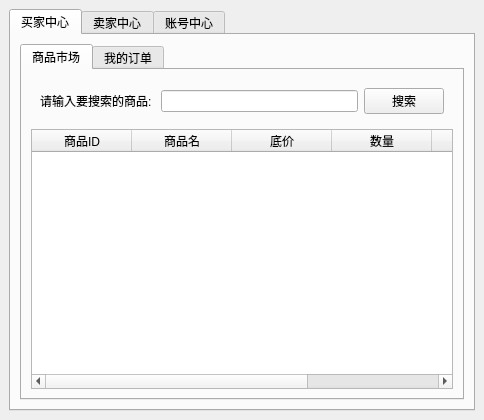
<?xml version="1.0" encoding="UTF-8"?>
<ui version="4.0">
 <class>UserCenter</class>
 <widget class="QMainWindow" name="UserCenter">
  <property name="geometry">
   <rect>
    <x>0</x>
    <y>0</y>
    <width>484</width>
    <height>412</height>
   </rect>
  </property>
  <property name="windowTitle">
   <string>MainWindow</string>
  </property>
  <widget class="QWidget" name="centralwidget">
   <layout class="QVBoxLayout" name="verticalLayout_2">
    <item>
     <widget class="QTabWidget" name="tabWidget">
      <property name="currentIndex">
       <number>0</number>
      </property>
      <widget class="QWidget" name="BuyerCenter">
       <attribute name="title">
        <string>买家中心</string>
       </attribute>
       <layout class="QVBoxLayout" name="verticalLayout">
        <item>
         <widget class="QTabWidget" name="tabWidget_2">
          <property name="currentIndex">
           <number>0</number>
          </property>
          <widget class="QWidget" name="tab_4">
           <attribute name="title">
            <string>商品市场</string>
           </attribute>
           <layout class="QVBoxLayout" name="verticalLayout_3">
            <item>
             <widget class="QWidget" name="widget" native="true">
              <layout class="QHBoxLayout" name="horizontalLayout">
               <item>
                <widget class="QLabel" name="label">
                 <property name="text">
                  <string>请输入要搜索的商品: </string>
                 </property>
                </widget>
               </item>
               <item>
                <widget class="QLineEdit" name="lineEdit_commoditySearch_b"/>
               </item>
               <item>
                <widget class="QPushButton" name="searchBtn_b">
                 <property name="text">
                  <string>搜索</string>
                 </property>
                </widget>
               </item>
              </layout>
             </widget>
            </item>
            <item>
             <widget class="QTableWidget" name="commodityTab_b">
              <property name="editTriggers">
               <set>QAbstractItemView::NoEditTriggers</set>
              </property>
              <property name="alternatingRowColors">
               <bool>true</bool>
              </property>
              <property name="selectionBehavior">
               <enum>QAbstractItemView::SelectRows</enum>
              </property>
              <property name="sortingEnabled">
               <bool>true</bool>
              </property>
              <column>
               <property name="text">
                <string>商品ID</string>
               </property>
              </column>
              <column>
               <property name="text">
                <string>商品名</string>
               </property>
              </column>
              <column>
               <property name="text">
                <string>底价</string>
               </property>
              </column>
              <column>
               <property name="text">
                <string>数量</string>
               </property>
              </column>
              <column>
               <property name="text">
                <string>发售日期</string>
               </property>
              </column>
              <column>
               <property name="text">
                <string>商品状态</string>
               </property>
              </column>
             </widget>
            </item>
           </layout>
          </widget>
          <widget class="QWidget" name="tab_5">
           <attribute name="title">
            <string>我的订单</string>
           </attribute>
           <layout class="QVBoxLayout" name="verticalLayout_4">
            <item>
             <widget class="QTableWidget" name="orderTab_b">
              <property name="editTriggers">
               <set>QAbstractItemView::NoEditTriggers</set>
              </property>
              <property name="alternatingRowColors">
               <bool>true</bool>
              </property>
              <property name="selectionBehavior">
               <enum>QAbstractItemView::SelectRows</enum>
              </property>
              <property name="sortingEnabled">
               <bool>true</bool>
              </property>
              <column>
               <property name="text">
                <string>订单ID</string>
               </property>
              </column>
              <column>
               <property name="text">
                <string>商品ID</string>
               </property>
              </column>
              <column>
               <property name="text">
                <string>卖家ID</string>
               </property>
              </column>
              <column>
               <property name="text">
                <string>买家ID</string>
               </property>
              </column>
              <column>
               <property name="text">
                <string>竞拍时间</string>
               </property>
              </column>
              <column>
               <property name="text">
                <string>竞拍价</string>
               </property>
              </column>
              <column>
               <property name="text">
                <string>订单状态</string>
               </property>
              </column>
             </widget>
            </item>
           </layout>
          </widget>
         </widget>
        </item>
       </layout>
      </widget>
      <widget class="QWidget" name="SellerCenter">
       <attribute name="title">
        <string>卖家中心</string>
       </attribute>
       <layout class="QVBoxLayout" name="verticalLayout_5">
        <item>
         <widget class="QTabWidget" name="tabWidget_3">
          <property name="currentIndex">
           <number>2</number>
          </property>
          <widget class="QWidget" name="tab_6">
           <attribute name="title">
            <string>我的商品</string>
           </attribute>
           <layout class="QVBoxLayout" name="verticalLayout_6">
            <item>
             <widget class="QWidget" name="widget_2" native="true">
              <layout class="QHBoxLayout" name="horizontalLayout_2">
               <item>
                <widget class="QLabel" name="label_8">
                 <property name="text">
                  <string>请输入要搜索的商品: </string>
                 </property>
                </widget>
               </item>
               <item>
                <widget class="QLineEdit" name="lineEdit_commoditySearch_s"/>
               </item>
               <item>
                <widget class="QPushButton" name="searchBtn_s">
                 <property name="text">
                  <string> 搜索</string>
                 </property>
                </widget>
               </item>
              </layout>
             </widget>
            </item>
            <item>
             <widget class="QTableWidget" name="commodityTab_s">
              <property name="alternatingRowColors">
               <bool>true</bool>
              </property>
              <property name="selectionBehavior">
               <enum>QAbstractItemView::SelectRows</enum>
              </property>
              <column>
               <property name="text">
                <string>商品ID</string>
               </property>
              </column>
              <column>
               <property name="text">
                <string>商品名</string>
               </property>
              </column>
              <column>
               <property name="text">
                <string>底价</string>
               </property>
              </column>
              <column>
               <property name="text">
                <string>数量</string>
               </property>
              </column>
              <column>
               <property name="text">
                <string>发售日期</string>
               </property>
              </column>
              <column>
               <property name="text">
                <string>商品状态</string>
               </property>
              </column>
             </widget>
            </item>
           </layout>
          </widget>
          <widget class="QWidget" name="tab_7">
           <attribute name="title">
            <string>订单列表</string>
           </attribute>
           <layout class="QVBoxLayout" name="verticalLayout_7">
            <item>
             <widget class="QTableWidget" name="orderTab_s">
              <property name="editTriggers">
               <set>QAbstractItemView::NoEditTriggers</set>
              </property>
              <property name="alternatingRowColors">
               <bool>true</bool>
              </property>
              <property name="selectionBehavior">
               <enum>QAbstractItemView::SelectRows</enum>
              </property>
              <column>
               <property name="text">
                <string>订单ID</string>
               </property>
              </column>
              <column>
               <property name="text">
                <string>商品ID</string>
               </property>
              </column>
              <column>
               <property name="text">
                <string>卖家ID</string>
               </property>
              </column>
              <column>
               <property name="text">
                <string>买家ID</string>
               </property>
              </column>
              <column>
               <property name="text">
                <string>竞拍时间</string>
               </property>
              </column>
              <column>
               <property name="text">
                <string>竞拍价</string>
               </property>
              </column>
              <column>
               <property name="text">
                <string>订单状态</string>
               </property>
              </column>
             </widget>
            </item>
           </layout>
          </widget>
          <widget class="QWidget" name="tab">
           <attribute name="title">
            <string>发布商品</string>
           </attribute>
           <layout class="QVBoxLayout" name="verticalLayout_8">
            <item>
             <widget class="QLabel" name="label_13">
              <property name="font">
               <font>
                <family>仿宋</family>
                <pointsize>15</pointsize>
               </font>
              </property>
              <property name="text">
               <string>请填写以下信息</string>
              </property>
              <property name="alignment">
               <set>Qt::AlignCenter</set>
              </property>
             </widget>
            </item>
            <item>
             <widget class="QWidget" name="widget_3" native="true">
              <layout class="QGridLayout" name="gridLayout_2">
               <item row="6" column="2">
                <widget class="QLineEdit" name="lineEdit_number"/>
               </item>
               <item row="2" column="3">
                <spacer name="horizontalSpacer_2">
                 <property name="orientation">
                  <enum>Qt::Horizontal</enum>
                 </property>
                 <property name="sizeHint" stdset="0">
                  <size>
                   <width>40</width>
                   <height>20</height>
                  </size>
                 </property>
                </spacer>
               </item>
               <item row="2" column="0">
                <spacer name="horizontalSpacer">
                 <property name="orientation">
                  <enum>Qt::Horizontal</enum>
                 </property>
                 <property name="sizeHint" stdset="0">
                  <size>
                   <width>40</width>
                   <height>20</height>
                  </size>
                 </property>
                </spacer>
               </item>
               <item row="3" column="2">
                <widget class="QLabel" name="label_dscrptCheck">
                 <property name="text">
                  <string>不超过200个英文字符</string>
                 </property>
                </widget>
               </item>
               <item row="4" column="1">
                <widget class="QLabel" name="label_11">
                 <property name="text">
                  <string>商品底价:</string>
                 </property>
                </widget>
               </item>
               <item row="6" column="1">
                <widget class="QLabel" name="label_12">
                 <property name="text">
                  <string>商品数量: </string>
                 </property>
                </widget>
               </item>
               <item row="0" column="2">
                <widget class="QLineEdit" name="lineEdit_commodityName"/>
               </item>
               <item row="4" column="2">
                <widget class="QLineEdit" name="lineEdit_floorPrice"/>
               </item>
               <item row="2" column="2">
                <widget class="QLineEdit" name="lineEdit_Description"/>
               </item>
               <item row="5" column="2">
                <widget class="QLabel" name="label_floorPriceCheck">
                 <property name="text">
                  <string>精确到小数点后1位</string>
                 </property>
                </widget>
               </item>
               <item row="0" column="1">
                <widget class="QLabel" name="label_9">
                 <property name="text">
                  <string>商品名:</string>
                 </property>
                </widget>
               </item>
               <item row="2" column="1">
                <widget class="QLabel" name="label_10">
                 <property name="text">
                  <string>商品简介: </string>
                 </property>
                </widget>
               </item>
               <item row="1" column="2">
                <widget class="QLabel" name="label_nameCheck">
                 <property name="inputMethodHints">
                  <set>Qt::ImhNone</set>
                 </property>
                 <property name="text">
                  <string>不超过20字符</string>
                 </property>
                </widget>
               </item>
               <item row="7" column="2">
                <widget class="QLabel" name="numberCheck">
                 <property name="text">
                  <string>正整数</string>
                 </property>
                </widget>
               </item>
              </layout>
             </widget>
            </item>
            <item>
             <widget class="QWidget" name="widget_4" native="true">
              <layout class="QHBoxLayout" name="horizontalLayout_3">
               <item>
                <spacer name="horizontalSpacer_3">
                 <property name="orientation">
                  <enum>Qt::Horizontal</enum>
                 </property>
                 <property name="sizeHint" stdset="0">
                  <size>
                   <width>40</width>
                   <height>20</height>
                  </size>
                 </property>
                </spacer>
               </item>
               <item>
                <widget class="QPushButton" name="pushButton_commodityAdd">
                 <property name="acceptDrops">
                  <bool>false</bool>
                 </property>
                 <property name="text">
                  <string> 确认添加</string>
                 </property>
                </widget>
               </item>
               <item>
                <spacer name="horizontalSpacer_4">
                 <property name="orientation">
                  <enum>Qt::Horizontal</enum>
                 </property>
                 <property name="sizeHint" stdset="0">
                  <size>
                   <width>40</width>
                   <height>20</height>
                  </size>
                 </property>
                </spacer>
               </item>
              </layout>
             </widget>
            </item>
           </layout>
          </widget>
         </widget>
        </item>
       </layout>
      </widget>
      <widget class="QWidget" name="accountCenter">
       <attribute name="title">
        <string>账号中心</string>
       </attribute>
       <layout class="QGridLayout" name="gridLayout">
        <item row="2" column="0">
         <widget class="QLabel" name="label_4">
          <property name="text">
           <string>用户密码: </string>
          </property>
         </widget>
        </item>
        <item row="2" column="3">
         <widget class="QPushButton" name="pushButton_userPwd">
          <property name="text">
           <string>修改</string>
          </property>
         </widget>
        </item>
        <item row="2" column="2">
         <widget class="QLineEdit" name="lineEdit_userPwd">
          <property name="echoMode">
           <enum>QLineEdit::PasswordEchoOnEdit</enum>
          </property>
         </widget>
        </item>
        <item row="4" column="0">
         <widget class="QLabel" name="label_6">
          <property name="text">
           <string> 地址:</string>
          </property>
         </widget>
        </item>
        <item row="3" column="0">
         <widget class="QLabel" name="label_5">
          <property name="text">
           <string>账户余额:</string>
          </property>
         </widget>
        </item>
        <item row="5" column="0">
         <widget class="QLabel" name="label_7">
          <property name="text">
           <string>联系电话: </string>
          </property>
         </widget>
        </item>
        <item row="4" column="2">
         <widget class="QLineEdit" name="lineEdit_address"/>
        </item>
        <item row="5" column="2">
         <widget class="QLineEdit" name="lineEdit_phoneNumber"/>
        </item>
        <item row="1" column="3">
         <widget class="QPushButton" name="pushButton_username">
          <property name="text">
           <string> 修改</string>
          </property>
         </widget>
        </item>
        <item row="5" column="3">
         <widget class="QPushButton" name="pushButton_phoneNumber">
          <property name="text">
           <string>修改</string>
          </property>
         </widget>
        </item>
        <item row="0" column="2">
         <widget class="QLineEdit" name="lineEdit_userID">
          <property name="readOnly">
           <bool>true</bool>
          </property>
         </widget>
        </item>
        <item row="4" column="3">
         <widget class="QPushButton" name="pushButton_address">
          <property name="text">
           <string>修改</string>
          </property>
         </widget>
        </item>
        <item row="1" column="0">
         <widget class="QLabel" name="label_2">
          <property name="text">
           <string>用户名:</string>
          </property>
         </widget>
        </item>
        <item row="3" column="3">
         <widget class="QPushButton" name="pushButton_balance">
          <property name="text">
           <string>充值</string>
          </property>
         </widget>
        </item>
        <item row="0" column="0">
         <widget class="QLabel" name="label_3">
          <property name="text">
           <string>用户ID: </string>
          </property>
         </widget>
        </item>
        <item row="1" column="2">
         <widget class="QLineEdit" name="lineEdit_username"/>
        </item>
        <item row="3" column="2">
         <widget class="QWidget" name="widget_5" native="true">
          <layout class="QHBoxLayout" name="horizontalLayout_4">
           <item>
            <widget class="QLabel" name="label_balance">
             <property name="text">
              <string>TextLabel</string>
             </property>
            </widget>
           </item>
           <item>
            <widget class="QLineEdit" name="lineEdit_balance">
             <property name="placeholderText">
              <string>请填写充值金额</string>
             </property>
            </widget>
           </item>
          </layout>
         </widget>
        </item>
       </layout>
      </widget>
     </widget>
    </item>
   </layout>
  </widget>
 </widget>
 <resources/>
 <connections/>
</ui>
